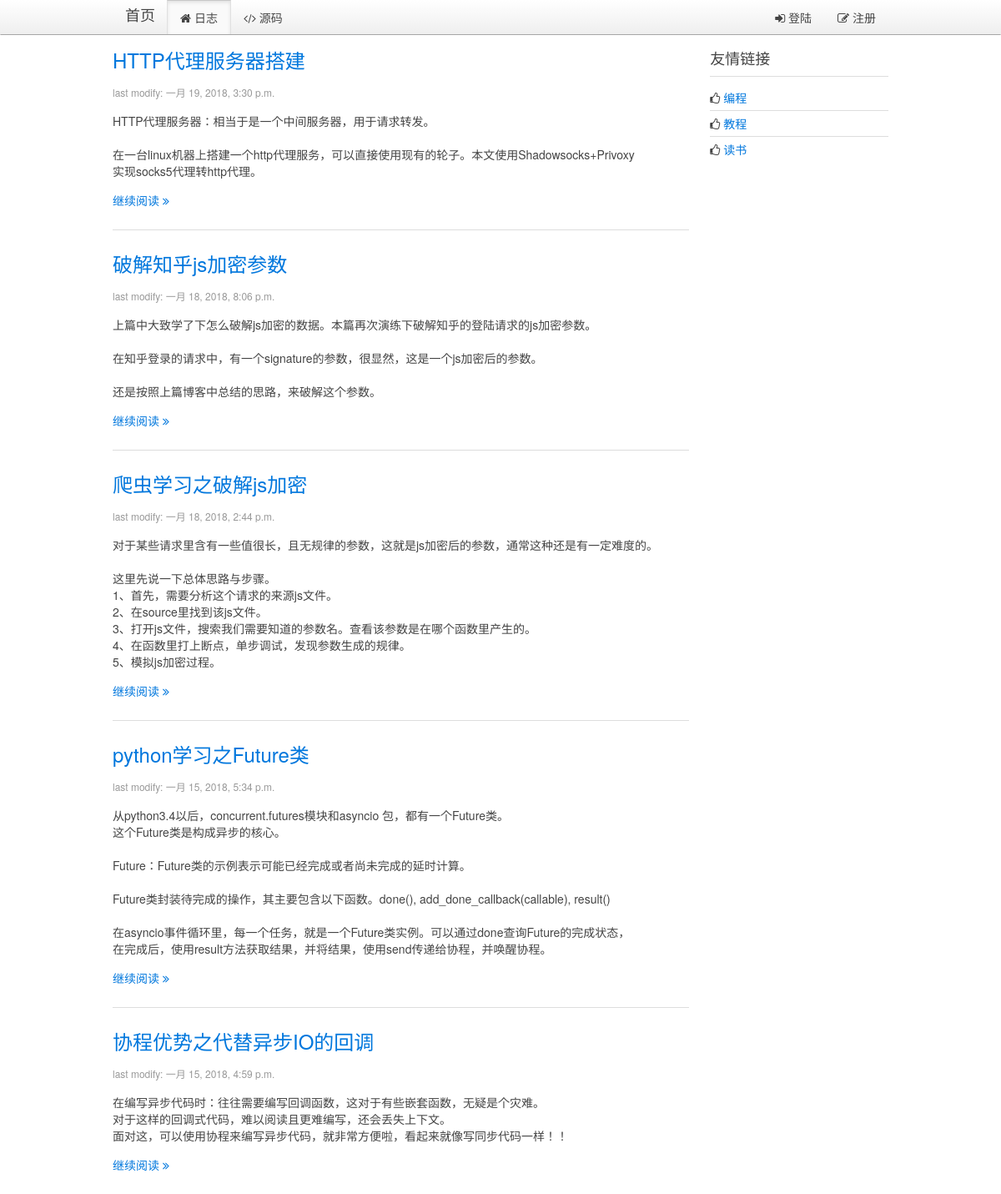
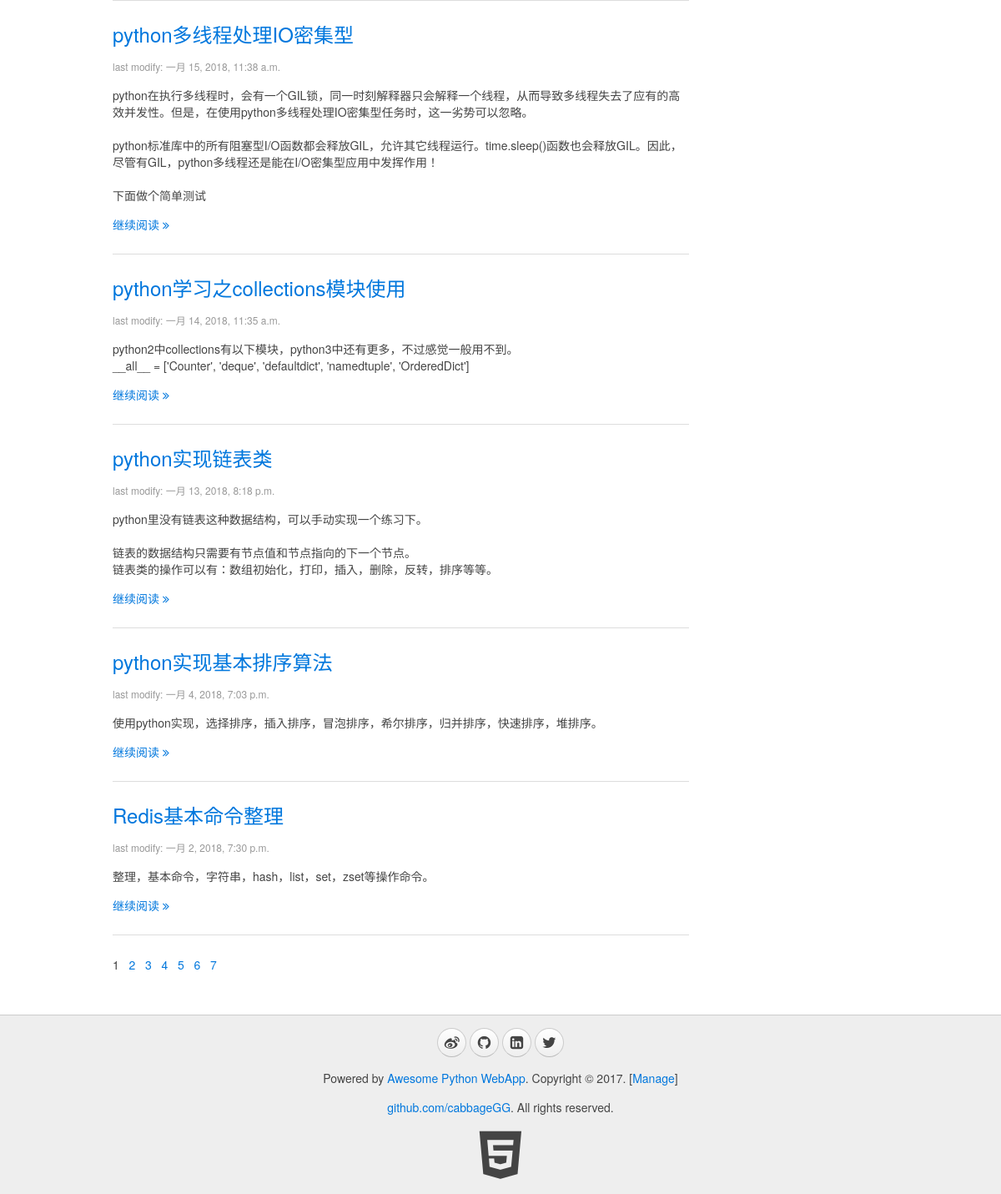
The app's page /, older data (2 pictures, top to bottom).
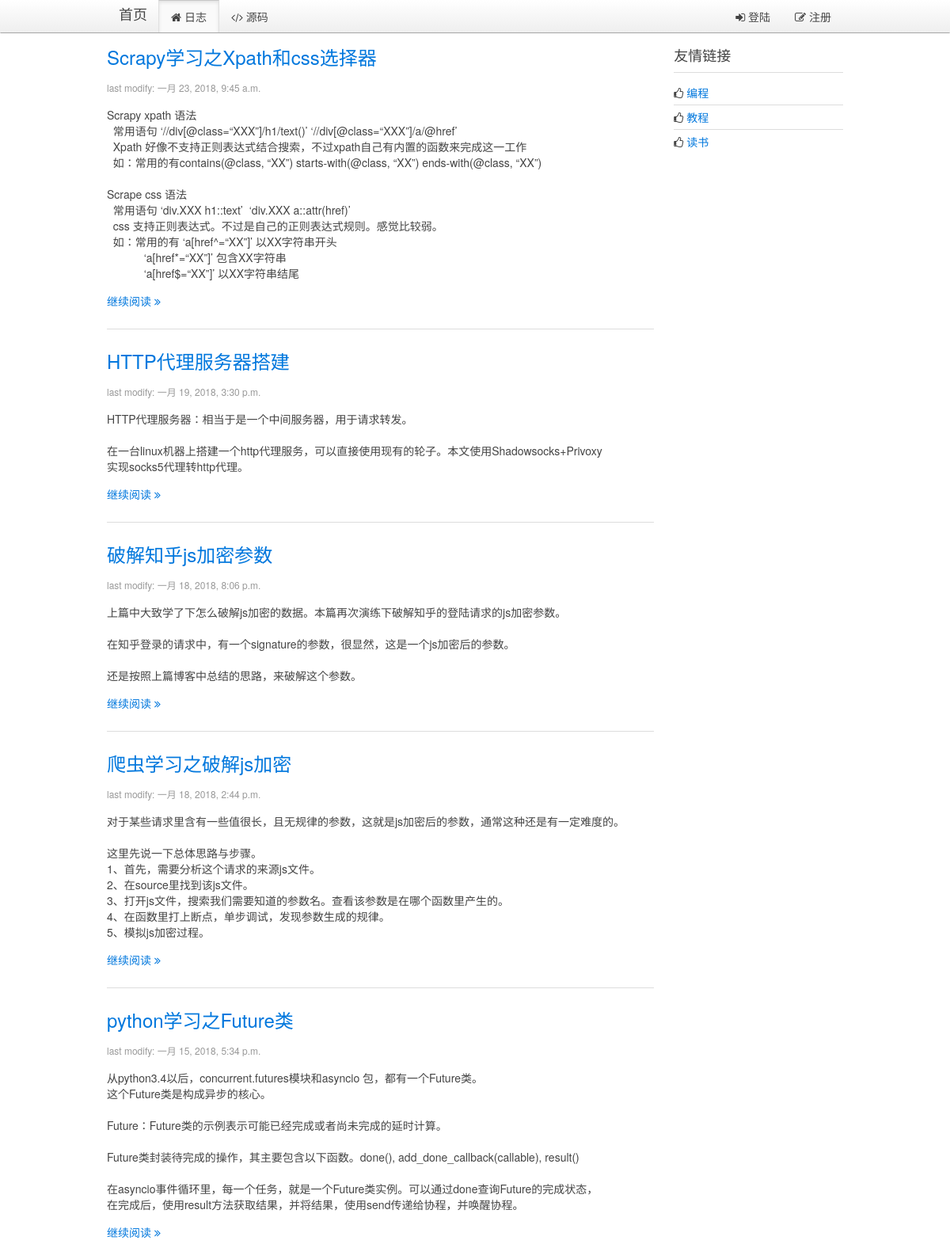
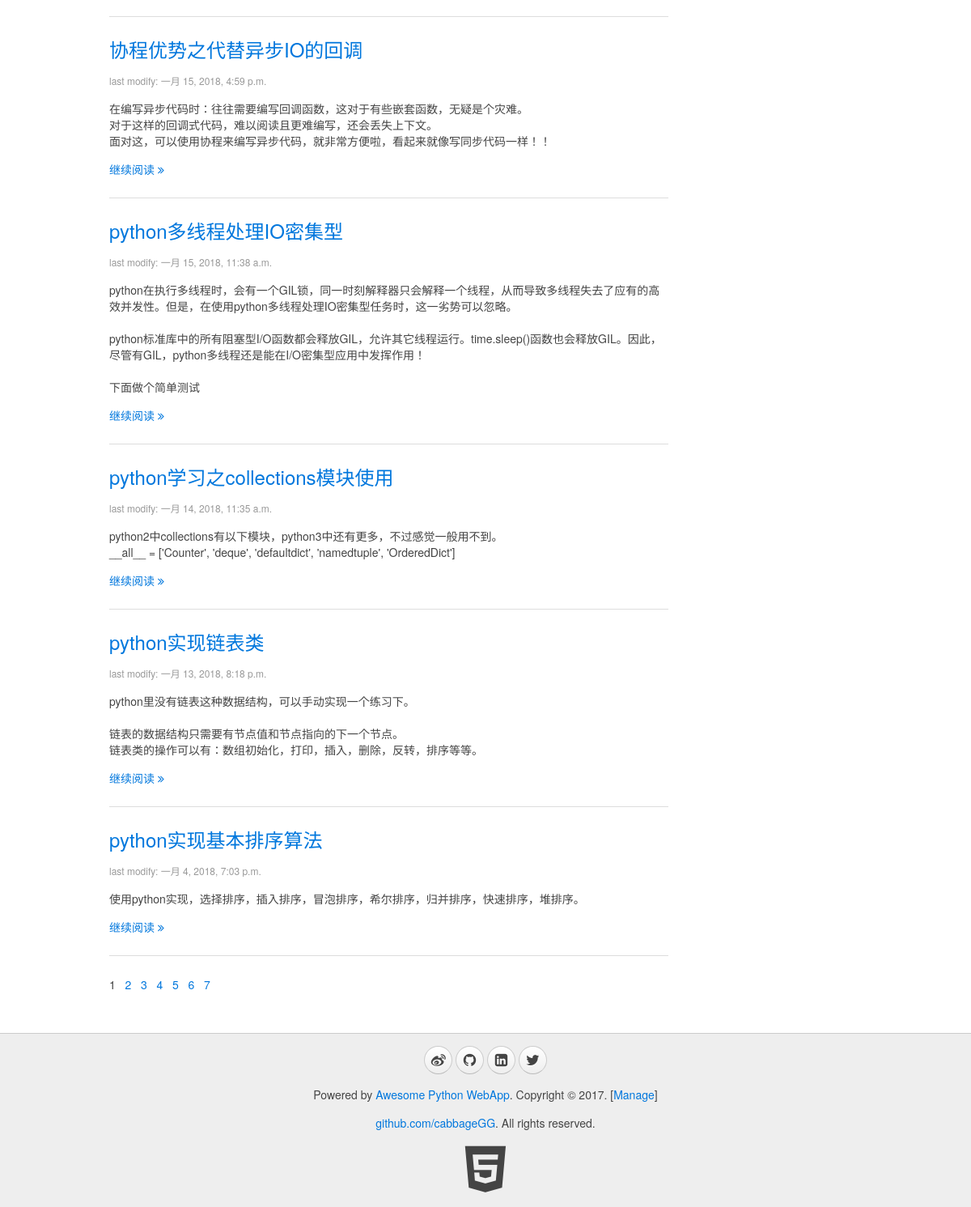
The same page, newer data (2 pictures, top to bottom).
### blog/models.py (models this page shows, shortened)
class Blog(models.Model):
    title = models.CharField(max_length=32, default="Title")
    content = models.TextField(null=True)
    summary = models.TextField(null=True)
    create_time = models.DateTimeField(null=True)

### blog/views.py (the view)
# urls.py: url(r'^$',views.blogs, name="index"),
def index(request):
    userinfo = ""
    account = request.COOKIES.get("account","")
    if account:
        userinfo = models.User.objects.filter(account=account)
        if userinfo:
            userinfo = userinfo[0]
    page = int(request.GET.get("p", "1"))
    first = (page - 1)*10
    end = first + 10
    blogs = models.Blog.objects.all()
    blogs = blogs[::-1]
    total_nums = len(blogs)
    if (total_nums % 10) > 0:
        page_nums = int(total_nums/10) + 1
    else:
        page_nums = int(total_nums/10)
    page_nums = range(0, page_nums)
    blogs = blogs[first:end]
    page = page - 1
    return render(request, "blog/index.html", {"blogs": blogs, "page":page, "page_nums":page_nums, "userinfo":userinfo})

### blog/templatetags/myfilter.py (called while the page is built)
@register.filter
def replaceTags(content):  #这里应该需要继续研究下，有时候需要空格，而不是&nbsp;
    content = content.replace("  ", "&nbsp;&nbsp;")  # 预处理空格
    content = content.replace("\n", "<br/>")  # 预处理换行
    return content

### blog/templates/blog/index.html (shortened to what this page needs)
{% extends '__base__.html' %}
{% load myfilter %}
{% block content %}
    <div class="uk-width-medium-3-4">
    {% for blog in blogs %}
        <article class="uk-article">
            <h2><a href="/blog/page/{{ blog.id }}">{{ blog.title }}</a></h2>
            <p class="uk-article-meta">last modify: {{ blog.create_time }}</p>
            <p>{% autoescape off %}{{ blog.summary | replaceTags }}{% endautoescape %}</p>
            <p><a href="/blog/page/{{ blog.id }}">继续阅读 <i class="uk-icon-angle-double-right"></i></a></p>
        </article>
        <hr class="uk-article-divider">
    {% endfor %}
        <div class="page">
        {% for page_num in page_nums %}
            {% if page_num == page %}
                <span>{{ page_num|add:"1" }}&nbsp;&nbsp;</span>
            {% else %}
                <a href="?p={{ page_num|add:"1" }}"><span>{{ page_num|add:"1" }}&nbsp;&nbsp;</span></a>
            {% endif %}
        {% endfor %}
        </div>
    </div>
    <div class="uk-width-medium-1-4">
        <div class="uk-panel uk-panel-header">
            <h3 class="uk-panel-title">友情链接</h3>
            <ul class="uk-list uk-list-line">
                <li><i class="uk-icon-thumbs-o-up"></i> <a target="_blank" href="https://github.com/cabbageGG">编程</a></li>
                <li><i class="uk-icon-thumbs-o-up"></i> <a target="_blank" href="https://www.liaoxuefeng.com/">教程</a></li>
                <li><i class="uk-icon-thumbs-o-up"></i> <a target="_blank" href="http://blog.jobbole.com/all-posts/">读书</a></li>
            </ul>
        </div>
    </div>
{% endblock %}

Row changes from the older to the newer data that the page shows:
no longer on this page (row unchanged): Blog: title "Redis基本命令整理", create_time "一月 2, 2018, 7:30 p.m.", summary "整理，基本命令，字符串，hash，list，set，zset等操作命令。"
added Blog: title "Scrapy学习之Xpath和css选择器", create_time "一月 23, 2018, 9:45 a.m.", summary "Scrapy xpath 语法 常用语句 ‘//div[@class=“XXX”]/h1/text()’ ‘//div[@class=“XXX”]/a/@href’ Xpath 好像不支持正则表达式结合搜索，不过xpath自己有内置的函数来完成这一工作 如：常用的有contains(@class, “XX”) starts-with(@class, “XX”) ends-with(@class, “XX”) Scrape css 语法 常用语句 ‘div.XXX h1::text’ ‘div.XXX a::attr(href)’ css 支持正则表达式。不过是自己的正则表达式规则。感觉比较弱。 如：常用的有 ‘a[href^=“XX”]’ 以XX字符串开头 ‘a[href*=“XX”]’ 包含XX字符串 ‘a[href$=“XX”]’ 以XX字符串结尾"
